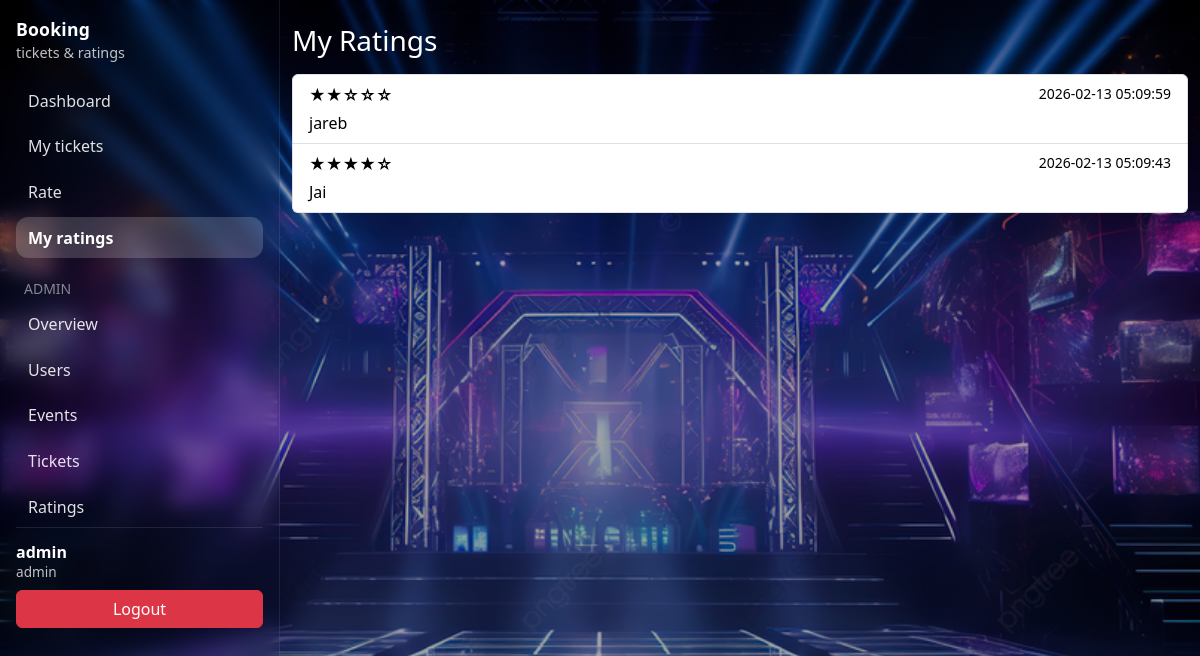
The app's page /my_bookings.php (signed in) with its own data.
### tables this page shows
CREATE TABLE `ratings` (
  `id` int(11) NOT NULL,
  `user_id` int(11) DEFAULT NULL,
  `source` enum('php','java') DEFAULT 'php',
  `rating` tinyint(4) NOT NULL,
  `comment` varchar(255) DEFAULT NULL,
  `created_at` timestamp NOT NULL DEFAULT current_timestamp()
);

### my_bookings.php (the view, shortened to what this page needs)
<?php
require 'db.php';
$userId = (int) $_SESSION['user_id'];
try {
    $stmt = $conn->prepare("
        SELECT rating, comment, created_at
        FROM ratings
        WHERE user_id = ?
        ORDER BY created_at DESC
    ");
    $stmt->execute([$userId]);
    $ratings = $stmt->fetchAll(PDO::FETCH_ASSOC);
} catch (PDOException $e) {
    $ratings = [];
    $error = "Error loading your ratings: " . htmlspecialchars($e->getMessage());
}
?>
<!DOCTYPE html>
<html lang="en">
<head>
    <link href="https://cdn.jsdelivr.net/npm/bootstrap@5.3.0/dist/css/bootstrap.min.css" rel="stylesheet">
    <link rel="stylesheet" href="theme.css">
</head>
<body class="booking-bg">
<div class="booking-layout">
    <?php require_once __DIR__ . '/partials/sidebar.php'; ?>
    <div class="booking-main">
        <div class="container py-4">
            <h3 class="mb-3 text-white" style="color: #ffffff !important;">My Ratings</h3>
    <?php if (empty($ratings)): ?>
        <p>You haven't submitted any ratings yet. <a href="booking.php">Rate your experience</a>.</p>
    <?php else: ?>
        <div class="list-group">
            <?php foreach ($ratings as $row): ?>
                <div class="list-group-item">
                    <div class="d-flex justify-content-between">
                        <div>
                            <?php
                            $stars = str_repeat("★", (int)$row["rating"]) . str_repeat("☆", 5 - (int)$row["rating"]);
                            ?>
                            <strong><?php echo $stars; ?></strong>
                        </div>
                        <small class="text-muted">
                            <?php echo htmlspecialchars($row["created_at"]); ?>
                        </small>
                    </div>
                    <?php if ($row["comment"]): ?>
                        <p class="mb-0 mt-1"><?php echo nl2br(htmlspecialchars($row["comment"])); ?></p>
                    <?php endif; ?>
                </div>
            <?php endforeach; ?>
        </div>
    <?php endif; ?>
        </div>
    </div>
</div>
</body>
</html>

### theme.css (style rules this page uses)
.booking-bg { background-color:#5a7ab8; background-image:linear-gradient(rgba(0,0,0,.35),rgba(0,0,0,.35)),url('concert.png'); background-size:cover; background-position:center; background-attachment:fixed; font-family:system-ui,-apple-system,BlinkMacSystemFont,"Segoe UI",sans-serif; color:#fff; }
.booking-bg .container { position:relative; z-index:1; }
.booking-bg .container h1, .booking-bg .container h2, .booking-bg .container h3, .booking-bg .container h4, .booking-bg .container h5, .booking-bg .container h6 { color:#fff !important; }
.booking-bg .text-white { color:#fff !important; }
.booking-bg, .booking-bg h1, .booking-bg h2, .booking-bg h3, .booking-bg h4, .booking-bg h5, .booking-bg h6, .booking-bg .offcanvas-title { color:#fff !important; }
.booking-bg .text-muted, .booking-bg small.text-muted { color:#fff !important; }
.booking-bg p, .booking-bg label:not(.form-check-label) { color:#fff; }
.booking-bg .booking-main, .booking-bg .booking-main h1, .booking-bg .booking-main h2, .booking-bg .booking-main h3, .booking-bg .booking-main h4, .booking-bg .booking-main h5, .booking-bg .booking-main h6, .booking-bg .booking-main p, .booking-bg .booking-main span, .booking-bg .booking-main small, .booking-bg .booking-main div, .booking-bg .booking-main td, .booking-bg .booking-main th, .booking-bg .booking-main li, .booking-bg .booking-main label { color: #000 !important; }

### my_bookings.php (style rules this page uses)
body { min-height: 100vh; }
body .container { position: relative; z-index: 1; }
body .text-muted { color: rgba(255,255,255,0.9) !important; }
.booking-layout { min-height: 100vh; display: flex; }
.booking-main { flex: 1; min-width: 0; }
.list-group .list-group-item, .list-group .list-group-item *, .list-group .list-group-item p, .list-group .list-group-item small, .list-group .list-group-item .text-muted { color: #000 !important; }
.list-group .list-group-item { background-color: #fff !important; }

### records on screen
ratings: rating "★★☆☆☆", created_at "2026-02-13 05:09:59", comment "jareb"
ratings: rating "★★★★☆", created_at "2026-02-13 05:09:43", comment "Jai"

### other values on screen
$item['label'] "Dashboard"
$item['label'] "My tickets"
$item['label'] "Rate"
$item['label'] "My ratings"
$username "admin"
$role ?: 'user' "admin"
